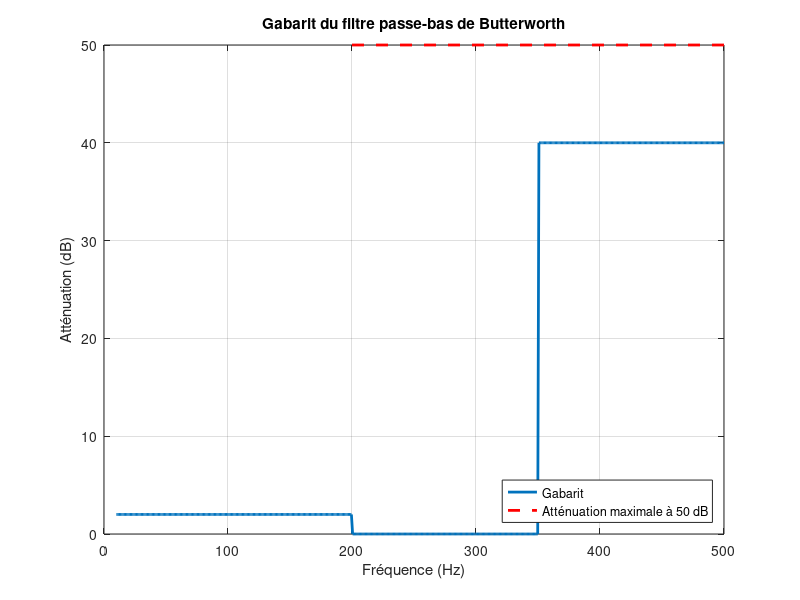

MATLAB code to generate this figure:
% Paramètres du filtre
fa = 200; % Fréquence de la bande passante (en Hz)
fc = 350; % Fréquence de coupure (en Hz)
fmax = 500; % Fréquence maximum pour l'affichage (en Hz)

% Atténuations spécifiées
ra = 2; % Atténuation maximale en bande passante (dB)
rc = 40; % Atténuation minimale en bande atténuée (dB)
rmax = 50; % Atténuation maximale sur toute la gamme de fréquence (en dB)

% Tracé du gabarit (échelle linéaire)
f = linspace(10, fmax, 500); % Fréquences réparties linéairement
H = zeros(size(f));

% Ajout des conditions du gabarit
H(f < fa) = ra; % Atténuation maximale dans la bande passante
H(f >= fc) = rc; % Atténuation minimale dans la bande atténuée

% Tracé
figure(5);
plot(f, H, 'LineWidth', 2); % Tracé en échelle linéaire
hold on;

% Ajouter une ligne pour l'atténuation maximale sur toute la gamme
plot([fa fmax], [rmax rmax], 'r--', 'LineWidth', 2);

grid on;
xlabel('Fréquence (Hz)');
ylabel('Atténuation (dB)');
title('Gabarit du filtre passe-bas de Butterworth');
legend({'Gabarit', 'Atténuation maximale à 50 dB'}, 'Location', 'SouthEast');

% Forcer l'échelle linéaire pour l'axe des fréquences
set(gca, 'XScale', 'linear'); % S'assurer que l'échelle de l'axe X est linéaire
